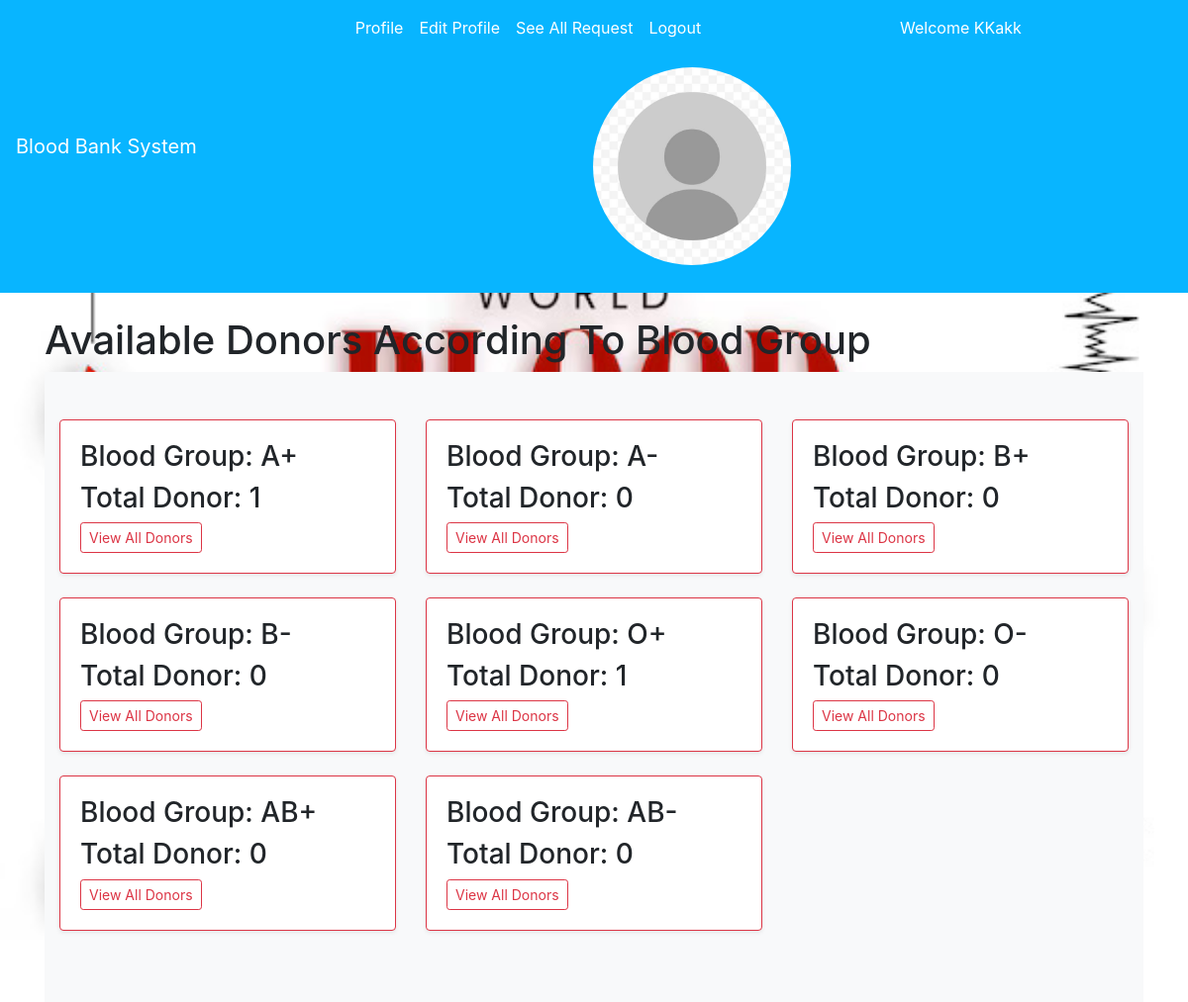
Screenshot of / (signed in) with the database file from the repository.
### bloodbankapp/models.py (models this page shows, shortened)
class BloodGroup(models.Model):
    name = models.CharField(max_length=5)

### bloodbankapp/views.py (the view)
# urls.py: path("", views.index, name="index"),
def index(request):
    all_group = BloodGroup.objects.annotate(total=Count('donor'))
    return render(request, "index.html", {'all_group': all_group})

### bloodbankapp/templates/index.html (shortened to what this page needs)
{% extends 'base.html' %}
{% load static %}
{% block body %}
<div class="container">
<h1>Available Donors According To Blood Group</h1>
  <div class="album py-5 bg-light">
    <div class="container">
      <div class="row">
        {% for i in all_group %}
        <div class="col-md-4">
          <div class="card mb-4 shadow-sm border-danger">
            <div class="card-body">
              <h3 class="card-text">Blood Group: {{i.name}}</h3>
              <h3 class="card-text">Total Donor: {{i.total}}</h3>
              <div class="d-flex justify-content-between align-items-center">
                <div class="btn-group">
                  <a href="/donors_list/{{i.id}}/" class="btn btn-sm btn-outline-danger">View All Donors</a>
                </div>
              </div>
            </div>
          </div>
        </div>
        {% endfor %}
      </div>
    </div>
  </div>
</div>
{% endblock %}

### bloodbankapp/templates/base.html (shortened to what this page needs)
<!doctype html>
<html lang="en">
<head>
    {% load static %}
    <link rel="stylesheet" href="https://stackpath.bootstrapcdn.com/bootstrap/4.5.0/css/bootstrap.min.css"
>
</head>
<body>
    <nav class="navbar navbar-expand-lg navbar-dark sticky-top">
        <a class="navbar-brand" href="/">Blood Bank System</a>
        <div class="collapse navbar-collapse" id="navbarNavAltMarkup">
            <div class="container w-75">
                <div class="navbar-nav">
                    {% if request.user.is_authenticated %}
                    <a class="nav-item nav-link active" href="/profile/">Profile</a>
                    <a class="nav-item nav-link active" href="/edit_profile/">Edit Profile</a>
                    <a class="nav-item nav-link active" href="/see_all_request/">See All Request</a>
                    <a class="nav-item nav-link active" href="/logout/">Logout</a>
                    {% endif %}
                </div>
                {% if request.user.is_authenticated %}
                <a href="#" class="nav-item nav-link active" style="color: white;">Welcome {{ request.user }}</a>
                <div class="profile-pic-container">
                    <img src="{% if request.user.profile.profile_picture %}{{ request.user.profile.profile_picture.url }}{% else %}{% static 'profile-img.jpg' %}{% endif %}" alt="Profile Picture">
                </div>
                {% endif %}
            </div>
        </div>
    </nav><br>
    {% block body %}
    {% endblock %}
</body>
</html>

### rows the page displays
BloodGroup: name "A+", total "1"
BloodGroup: name "A-", total "0"
BloodGroup: name "B+", total "0"
BloodGroup: name "B-", total "0"
BloodGroup: name "O+", total "1"
BloodGroup: name "O-", total "0"
BloodGroup: name "AB+", total "0"
BloodGroup: name "AB-", total "0"

### other values shown
{{ request.user }} "KKakk"
